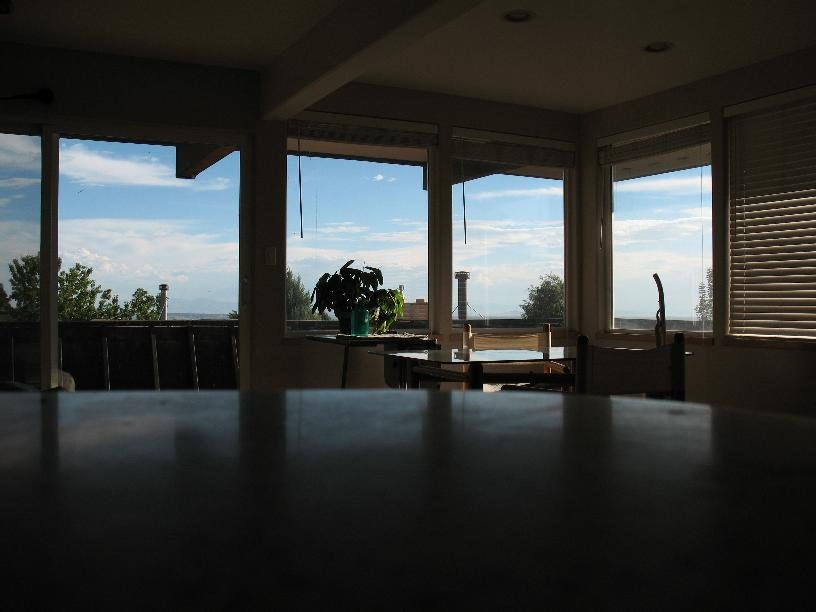
#> input picture Produccion/Luis Miguel Leon/HDR/orig_0.jpg, 816 x 612 px; the run also reads 1 picture not shown here
$ python hdr.py   (Python 2 division)   (older library calls are emulated)
#> lines starting #> are read from the running program, lines starting #| are printed output that depends on the picture
# -*- coding: cp1252 -*-
__author__ = 'Luis Miguel leon'
import numpy as np
from PIL import Image

def convertirImgMatrixRGB(img):
    return np.array(img.convert("RGB"))

def filtrohdr(imag,imag1,imag2,imag3,blanco):
    ancho=imag.size[0]
    alto=imag.size[1]
    print ancho
    print alto
    arrblanco=convertirImgMatrixRGB(blanco)
    arrImagE = [convertirImgMatrixRGB(imag),convertirImgMatrixRGB(imag1),convertirImgMatrixRGB(imag2),convertirImgMatrixRGB(imag3)]

    aa=arrImagE[2][0][11][0]
    bb=arrImagE[2][0][11][1]
    cc=arrImagE[2][0][11][2]

    print aa
    print bb
    print cc
    ee= int(aa)+int(bb)+int(cc)
    print ee
#   Proceso de redimensionado
    for i in range(alto):
        for j in range(ancho):
            Rc=0
            Gc=0
            Bc=0
            Ro=0
            Go=0
            Bo=0
            contadorC=0
            contadorO=0
            d=0;
            for k in range(4):
                a =arrImagE[k][i][j][0]
                b =arrImagE[k][i][j][1]
                c =arrImagE[k][i][j][2]

                d= (int(a)+int(b)+int(c))/float(3)
                if(d <127):
                    Ro=Ro+a
                    Go=Go+b
                    Bo=Bo+c
                    contadorO=contadorO+1
                else:
                    Rc=Rc+a
                    Gc=Gc+b
                    Bc=Bc+c
                    contadorC=contadorC+1
            if(contadorO>contadorC):
                arrblanco[i][j][0]= Ro/contadorO
                arrblanco[i][j][1]= Go/contadorO
                arrblanco[i][j][2]= Bo/contadorO
            else:
                arrblanco[i][j][0]=Rc/contadorC
                arrblanco[i][j][1]=Gc/contadorC
                arrblanco[i][j][2]=Bc/contadorC
    imgRedimencionada=Image.fromarray(arrblanco)
    return imgRedimencionada

def main():

    imag = Image.open("orig_0.jpg")
#> imag is the input picture: PIL image 816x612 RGB; mean R, G, B 54.8, 57.1, 55.5
    imag1 = Image.open("orig_1.jpg")
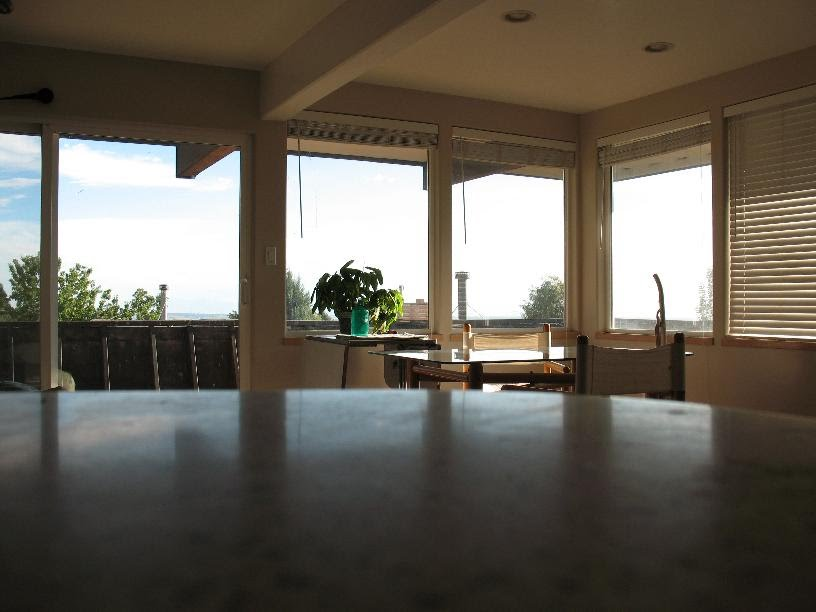
#> input picture Produccion/Luis Miguel Leon/HDR/orig_1.jpg, 816 x 612 px
#> imag1 is the input picture: PIL image 816x612 RGB; mean R, G, B 101.8, 95.8, 85.8
    imag2 = Image.open("orig_2.jpg")
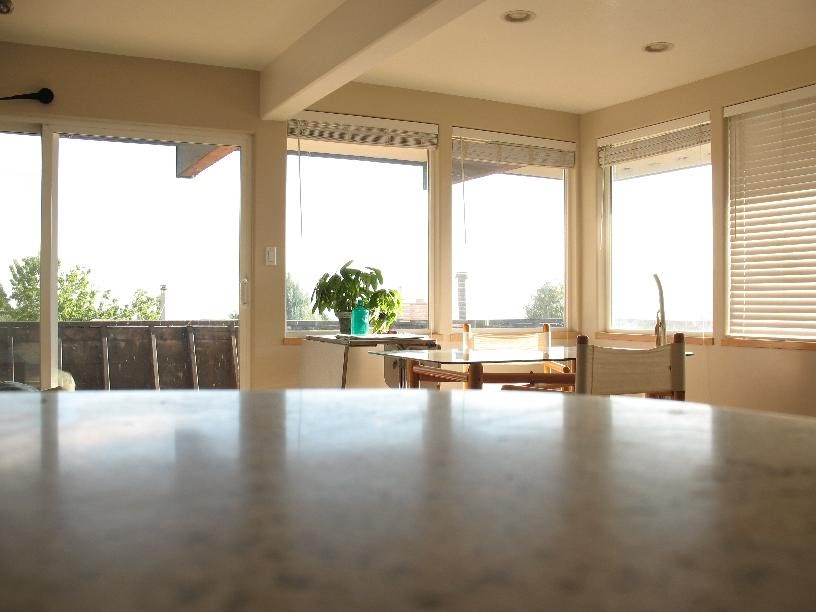
#> input picture Produccion/Luis Miguel Leon/HDR/orig_2.jpg, 816 x 612 px
#> imag2 is the input picture: PIL image 816x612 RGB; mean R, G, B 167.4, 154, 134.3
    imag3 = Image.open("orig_3.jpg")
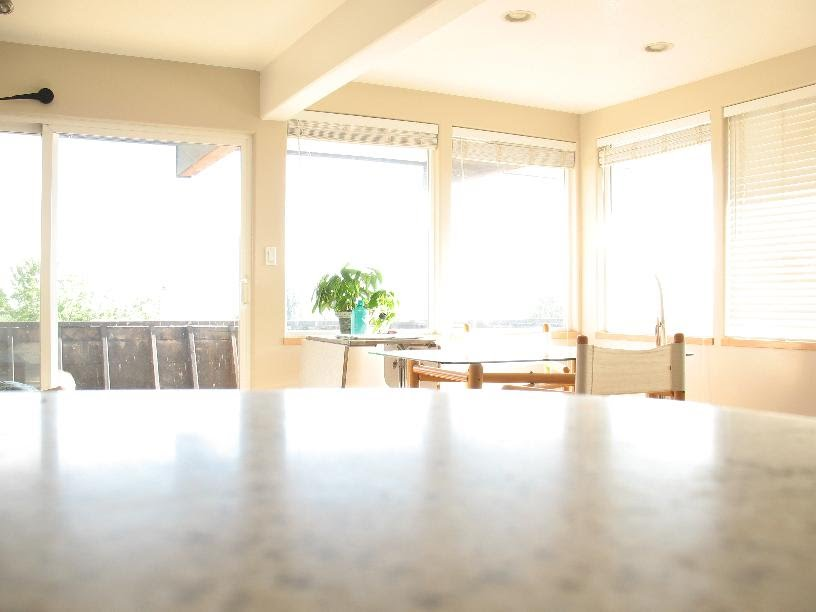
#> input picture Produccion/Luis Miguel Leon/HDR/orig_3.jpg, 816 x 612 px
#> imag3 is the input picture: PIL image 816x612 RGB; mean R, G, B 227.9, 219.4, 203.5

    base = Image.open("base.jpg")
    base = base.resize((imag.size[0], imag.size[1]), Image.ANTIALIAS)#para crear una imagen en blanco con la cual obtengo el tamaÃ±o de la final de la imagen redimencionada.
#> base: PIL image 816x612 RGB; every value is 255
    base.save("output1.jpg")
    blanco = Image.open("output1.jpg")

    imgfinal=filtrohdr(imag,imag1,imag2,imag3,blanco)
#| 816
#| 612
#> in filtrohdr, `aa=arrImagE[2][0][11][0]`: aa = 135
#> in filtrohdr, `bb=arrImagE[2][0][11][1]`: bb = 109
#> in filtrohdr, `cc=arrImagE[2][0][11][2]`: cc = 82
#| 135
#| 109
#| 82
#> in filtrohdr, `ee= int(aa)+int(bb)+int(cc)`: ee = 326
#| 326
#> after the loop in filtrohdr, `for i in range(alto):`:
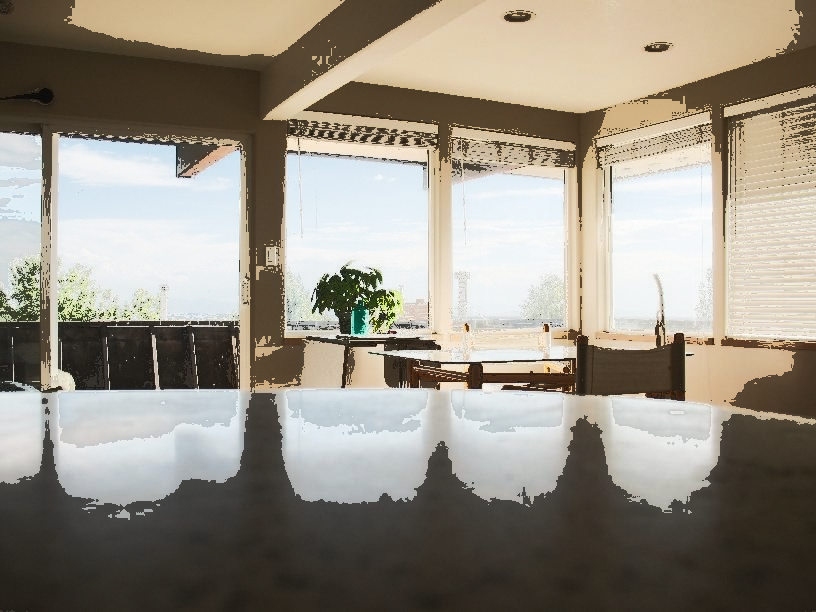
#> arrblanco: shape (612, 816, 3); mean R, G, B 150.3, 143.6, 131.5
    imgfinal.save("salidaFinal.jpg")
    #saludo = raw_input("Escribe lo que sea")
    #print saludo
main()
